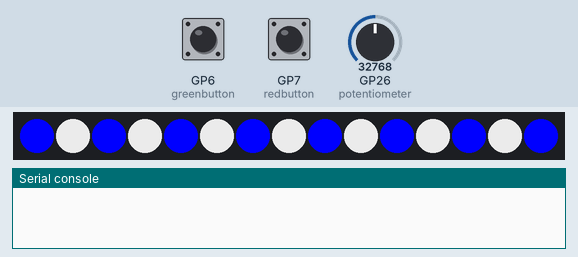
Simulated run of this program. Board: Raspberry Pi Pico running MicroPython. Parts: 15 RGB LEDs in strip order, left to right, the last lines printed to the serial console. Inputs (shaded band) come from the test bench; at power-on: GP26 (potentiometer) = 32768, GP6 (greenbutton) LOW, GP7 (redbutton) LOW (analog values on the 0–65535 scale). Dim RGB values are drawn brighter than linear; random numbers come from a fixed seed.

Above: at 1.2 s.
1.3 s: GP26 (potentiometer) set to 57670
At 2.18 s:
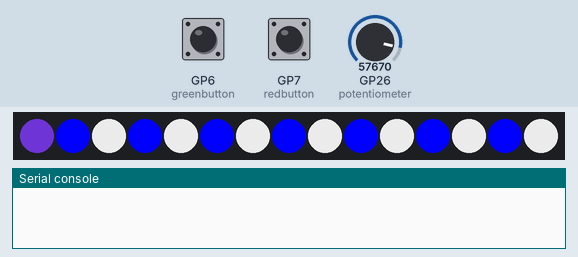
3.9 s: GP26 (potentiometer) set to 65535
At 5.6 s:
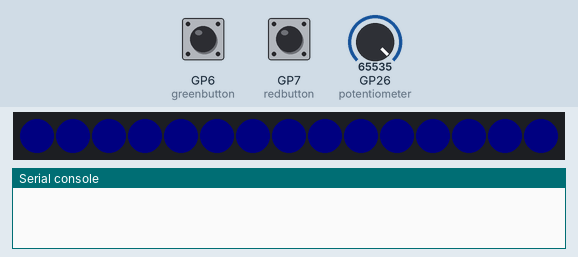
8.0 s: GP26 (potentiometer) set to 0
At 10.0 s:
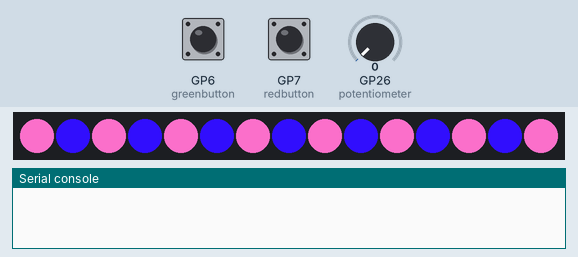
12.1 s: GP6 (greenbutton) pulled HIGH for 1.25 s
At 14.09 s:
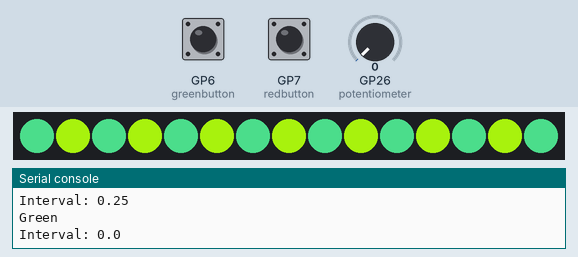
14.9 s: GP26 (potentiometer) set to 19660
At 15.39 s:
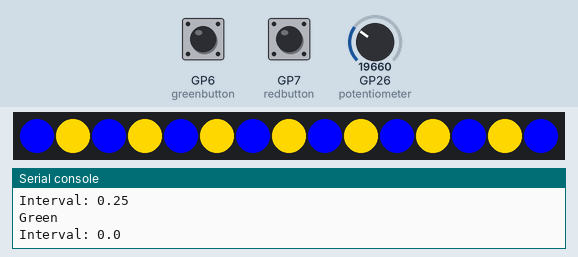
17.5 s: GP26 (potentiometer) set to 45874
At 17.97 s:
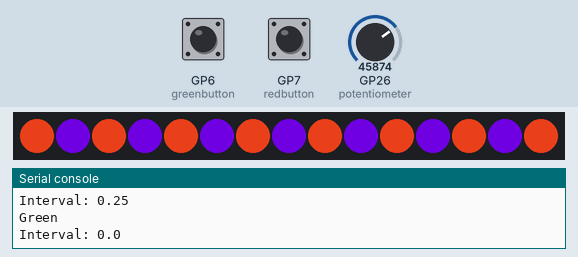

Measured:
- what the display in image 2 shows lasts 0.7 s, from 5.1 s to 5.8 s
- what the display in image 3 shows lasts 0.5 s, from 9.6 s to 10.1 s

The program:

Xmas_without_LCD.py
```python
'''
Xmas lights - various colours and speeds
'''

from machine import Pin, ADC, I2C
import time
from neopixel import NeoPixel
import random

# Set up the slider on ADC pin 28
potentiometer = ADC(Pin(26))

# Set up our button names and GPIO pin number
# Set the pins as an input and use a pull down
redbutton = Pin(7, Pin.IN, Pin.PULL_DOWN)
greenbutton = Pin(6, Pin.IN, Pin.PULL_DOWN)

# LED details
num_leds = 15
GPIO_number = 28

# Define the LED pin number and number of LEDs
strand = NeoPixel(Pin(GPIO_number), num_leds)

# Colour list
# Define some GRB colour variables
white = 140,240,255 #White-ish!
green = 0,255,0
red = 255,0,0
blue = 0,0,255
yellow = 175,255,150
orange = 223, 238, 105
pink = 150,150,200
purple = 100,40,255
iceblue = 25,150,200
unicorn = 150,175,255
bogey = 100, 215, 0
# our colours
iceiceblue = 20, 207, 160
rose = 185, 50, 21
boldiceblue = 35, 163, 219
limegreen = 41, 62, 12
lilac = 81, 0, 164
blueiceblue = 5, 100, 110
boldpink = 185, 25, 108
amber = 220, 142, 10
iceblueagain = 27, 133, 236
neonblue = 8, 200, 177
applegreen = 21, 100, 15
jadegreen = 27, 236, 66
neongreen = 42, 217, 6
neonpink = 106, 14, 39
gold = 255, 215, 0
silver = 192, 192, 192

speed = 0.5

num_colours = 17

def pattern1(colour1 = green, colour2 = red, speed = 0.5):
    # Two colour chasing
    for led in range(num_leds):
        if led%2 == 0:
            strand[led] = (colour1)
            strand.write()
        else:
            strand[led] = (colour2)
            strand.write()

    time.sleep(speed)

    for led in range(num_leds):
        if led%2 != 0:
            strand[led] = (colour1)
            strand.write()
        else:
            strand[led] = (colour2)
            strand.write()

    time.sleep(speed)

def pattern2(speed):
    # random twinkles
    for led in range(num_leds):

        r = random.randint(0,255)
        g = random.randint(0,255)
        b = random.randint(0,255)

        strand[led] = (r, g, b)
        strand.write()

    time.sleep(speed)

def pattern3(speed):
    # pulse iceblue on blue
    strand.fill((blue)) # set all LEDs on strand to low intensity blue
    strand.write()
    time.sleep(speed)
    for led in range(num_leds):
        for i in range (255, 10, -1):
            strand[led] = (iceblue)
            strand.write()
        strand[led] = (blue)
        strand.write()

    for led in reversed(range(num_leds)):
        for i in range (255, 10, -1):
            strand[led] = (iceblue)
            strand.write()
        strand[led] = (blue)
        strand.write()

def pattern4(speed):

    strand.fill((0,0,5))
    strand.write()
    time.sleep(speed)
    for led in range(num_leds):
        for i in range (255, 10, -1):
            strand[led] = (0, i, 0)
            strand.write()

    for led in reversed(range(num_leds)):
        for i in range (255, 10, -1):
            strand[led] = (i, 0, 0)
            strand.write()

def pattern5(speed): # works good with LED strip

    r = random.randint(0, 255)
    g = random.randint(0, 255)
    b = random.randint(0, 255)

    # Then iterate over 15 leds
    for led in range(num_leds):

        # Set each LED in the range to red
        strand[led] = (r, g, b)

        # Delay - the speed of the chaser
        time.sleep(0.1) # fixed speed as not controlling speed on the strip lights

        # Send the data to the strip
        strand.write()

while True:

    # Take potentiometer reading for colour selection

    colour = potentiometer.read_u16()/65535*num_colours

    if redbutton.value() == 1: #If the red button is pressed
        speed += 0.25
        print("Red")
        print(f"Interval: {speed}")
    if greenbutton.value() == 1: #If the green button is pressed
        speed -= 0.25
        print("Green")
        print(f"Interval: {speed}")

    if speed > 2:
        speed = 2
    elif speed < 0.25:
        speed = 0.25
    else:
        speed = speed

    if colour <= 1:
        r1 = random.randint(0,255)
        g1 = random.randint(0,255)
        b1 = random.randint(0,255)
        r2 = random.randint(0,255)
        g2 = random.randint(0,255)
        b2 = random.randint(0,255)
        pattern1((r1, b1, g1), (r2, b2, g2), speed)
    elif colour <= 2:
        pattern1(red, green, speed)
    elif colour <= 3:
        pattern1(blue, green, speed)
    elif colour <= 4:
        pattern1(red, gold, speed)
    elif colour <= 5:
        pattern1(green, gold, speed)
    elif colour <= 6:
        pattern1(blue, gold, speed)
    elif colour <= 7:
        pattern1(gold, silver, speed)
    elif colour <= 8:
        pattern1(green, silver, speed)
    elif colour <= 9:
        pattern1(blue, silver, speed)
    elif colour <= 10:
        pattern1(neongreen, neonblue, speed)
    elif colour <= 11:
        pattern1(neonpink, neonblue, speed)
    elif colour <= 12:
        pattern1(rose, lilac, speed)
    elif colour <= 13:
        pattern1(jadegreen, purple, speed)
    elif colour <= 14:
        pattern2(speed)
    elif colour <= 15:
        pattern5(speed)
    elif colour <= 16:
        pattern3(speed)
    else:
        pattern4(speed)
```
